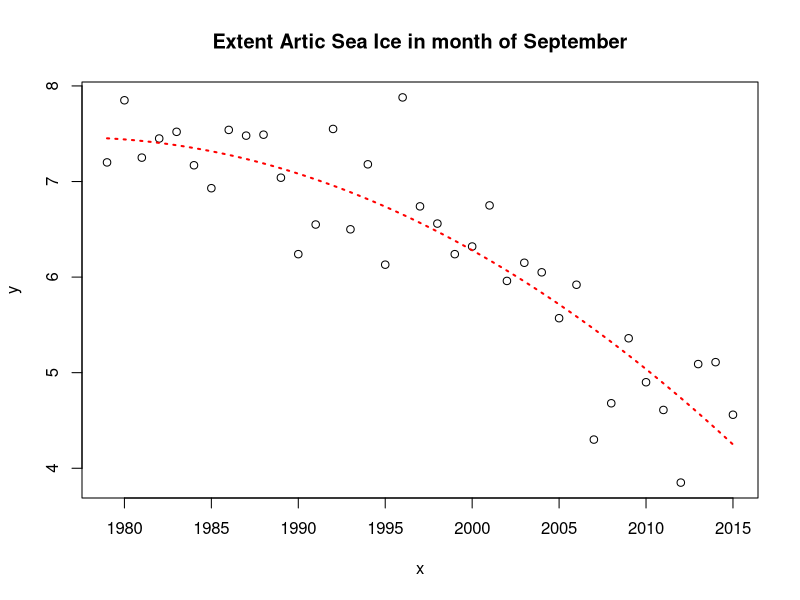

Source code (R): (Note: this script raises an error after producing the figure.)
# Global clean-up
rm(list=ls())

# Data
# IO

# R has a lot of built-in datasets (part of the R distribution)
data()
?airquality
names(airquality)
airquality[1:10,]
airquality$Ozone


# A.Reading from screen/keyboard ::
# Reading from Keyboard  -> End:: blank entry
a <- scan()   # DEFAULT numeric
a
mode(a)

# Reading strings from keyboard
b <- scan(what=" ")
b
mode(b)

# readline() -> string
w <- readline()
w

# B. Reading external DataFiles
# Simple example
getwd()  # Working Directory
tt <- read.table(file="./DataFiles/seaice.txt",header=TRUE)
names(tt)

# Linear Regression (quadratic curve)
x <- tt$Year
x2 <- x^2
y <- tt$Ice
f1 <- lm(formula = y ~ x + x2)
summary(f1)
anova(f1)
xarr  <- seq(from=min(x),to=max(x),by=0.05)
beta0 <- f1$coefficients[1]
beta1 <- f1$coefficients[2]
beta2 <- f1$coefficients[3]
yarr  <- beta0 + beta1*xarr + beta2 *xarr^2
plot(x,y,main="Extent Artic Sea Ice in month of September")
lines(xarr,yarr,lty=3,col="red",lwd=2)

# Simple Write-out Example
my.state <- c("AL","AK","AZ","AR","CA","CO")
my.year <- c(1819,1959,1912,1836,1859,1876)
mydf <- data.frame(state=my.state,year=my.year,stringsAsFactors = FALSE)
mydf
getwd()
write.table(mydf,"./DataFiles/state.txt",row.names=FALSE,col.names=TRUE,quote=TRUE)
tt <- read.table("./DataFiles/state.txt",header=TRUE,stringsAsFactors = FALSE)
tt
